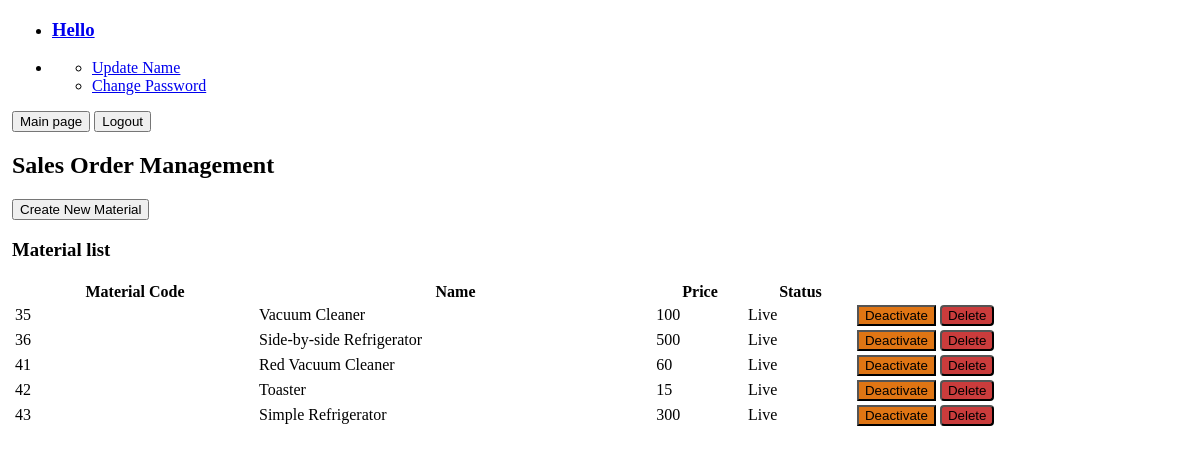
/ha_dist_oop/material_management.php, run on an earlier commit of the app's database.
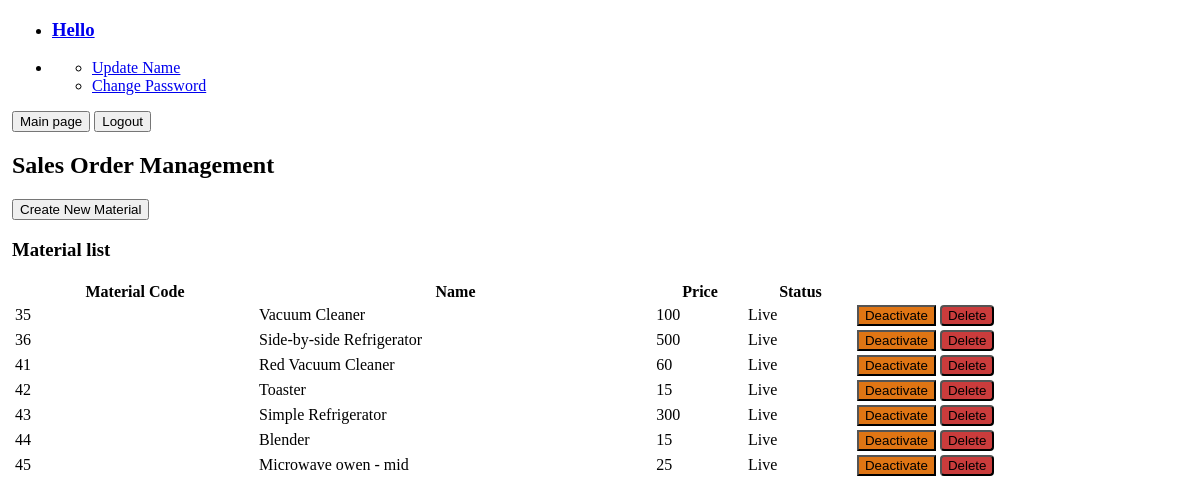
And on a later commit of the database.
### tables this page shows
CREATE TABLE `material` (
  `id` smallint(10) UNSIGNED NOT NULL,
  `name` varchar(40) NOT NULL,
  `price` int(11) NOT NULL,
  `status` int(2) UNSIGNED NOT NULL
);

CREATE TABLE `status` (
  `status_id` int(2) UNSIGNED NOT NULL,
  `name` varchar(30) NOT NULL,
  `doc_type` varchar(2) NOT NULL
);

### ha_dist_oop/classes/db.php (called while the page is built, shortened)
<?php
class DB {
    private static $_instance = null;
    private $_pdo,
            $_query,
            $_error = false,
            $_results,
            $_count = 0;
    private function __construct() {
        try {
            $this->_pdo = new PDO('mysql:host=' . Config::get('mysql/host') . ';dbname=' . Config::get('mysql/db'), Config::get('mysql/username'), Config::get('mysql/password'));
        } catch(PDOException $e) {
            die($e->getMessage());
        }
    }
    public static function getInstance() {
        if(!isset(self::$_instance)) {
            self::$_instance = new DB();
        }
        return self::$_instance;
    }
    public function query($sql, $params = array()) {
        $this->_error = false;
        if($this->_query = $this->_pdo->prepare($sql)) {
            $x = 1;
            if(count($params)) {
                foreach($params as $param) {
                    $this->_query->bindValue($x, $param);
                    $x++;
                }
            }
            if($this->_query->execute()) {
                $this->_results = $this->_query->fetchAll(PDO::FETCH_OBJ);
            } else {
                $this->_error = true;
            }
        }
        return $this;
    }
    public function action($action, $table, $where = array()) {
        if(count($where) === 3) {
            $operators = array('=', '>', '<', '>=', '<=', 'LIKE');
            $field = $where[0];
            $operator = $where[1];
            $value = $where[2];
            if(in_array($operator, $operators)) {
                $sql = "{$action} FROM {$table} WHERE {$field} {$operator} ?";
                if(!$this->query($sql, array($value))->error()) {
                    return $this;
                }
            }
        }
        return false;
    }
    public function get($table, $where) {
        return $this->action('SELECT *', $table, $where);
    }
    public function getField($table, $columnm, $where) {
        return $this->action('SELECT'." ".$columnm, $table, $where);
    }
    public function results() {
        return $this->_results;
    }
    public function error() {
        return $this->_error;
    }
}

### ha_dist_oop/classes/formaction.php (called while the page is built, shortened)
<?php
Class formAction{
    protected   $_db,
                $_orderNr;
    public function __construct(){
        $this->_db = DB::getInstance();
    }
    public function GetAllRecords($table, $where){
        $this->_db->get($table, $where);
        return $this->_db->results();
    }
    public function GetRecordField($table, $column, $where){
        $this->_db->getField($table, $column, $where);
        return $this->_db->results();
    }
}
?>

### ha_dist_oop/classes/config.php (called while the page is built)
<?php
class Config {
    public static function get($path = null) {
        if ($path){
            $config = $GLOBALS['config'];
            $path = explode('/', $path);
            foreach($path as $bit) {
                if(isset($config[$bit])) {
                    $config = $config[$bit];
                }
            }
            return $config;
        }
        return false;
    }
}

### ha_dist_oop/material_management.php (the view, shortened to what this page needs)
<!DOCTYPE html>
<html lang="en" xmlns="http://www.w3.org/1999/xhtml">
<head>
</head>
<body>
<?php
include_once('header.php');
$form = new MaterialForm();
?>
<h2>Sales Order Management</h2>
<a href="create_material.php" target="_parent"><button type="button" class="pure-button pure-button-primary">Create New Material</button></a>
<h3>Material list</h3>
<table width="100%" class="pure-table">
<thead><th>Material Code</th><th>Name</th><th>Price</th><th>Status</th></thead>
<?php
$materials     = $form->GetAllRecords('material', array('id', '>', '0'));
foreach ($materials as $material)
{   $statusName      = $form->GetRecordField('status', 'name', array('status_id','=', $material->status));
    ?>
    <form action="" method="POST">
    <tr>
    <td><?php echo $material->id              ?></td>
    <td><?php echo $material->name            ?></td>
    <td><?php echo $material->price           ?></td>
    <td><?php echo $statusName[0]->name       ?></td>
    <td>
    <?php
        if($material->status=='50')
              {?><input type="submit" name="okButton" value="Deactivate" class="button-warning pure-button"/> <?php }
        else { ?> <input type="submit" name="okButton" value="Activate" class="button-success pure-button"/>  <?php }
    ?>
    <input type="submit" name="okButton" value="Delete" class="button-error pure-button" onClick="return confirm('Are you sure you want to delete material: <?php echo $material->id ?>  ?')">
    </td>
    </tr>
	</form>
<?php } ?>
</table>
</body>
</html>

What changed in the data, as far as the page shows it:
added material: id "44", name "Blender", price "15", status.name "Live"
added material: id "45", name "Microwave owen - mid", price "25", status.name "Live"
